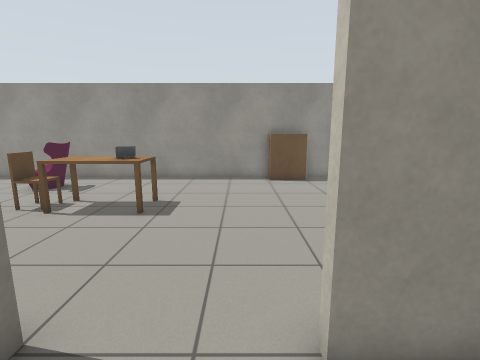
View 1 (above)

16 first-person views from a walk through a robot-simulator world made for Gazebo. The camera is 1.2 m above the floor, tilts 10° down and sees 85° across. The lines on the ground mark 1 m squares. The floor is counted in squares, 0.5 m on a side. Each view is taken from the middle of a square. On the plan, view 1 faces up. The plan holds only what a view shows up to about 17 squares ahead; the rest is blank. Simple shapes stand in for some stock models.

View 2
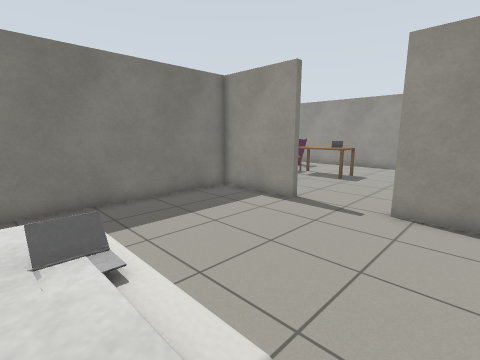

View 3
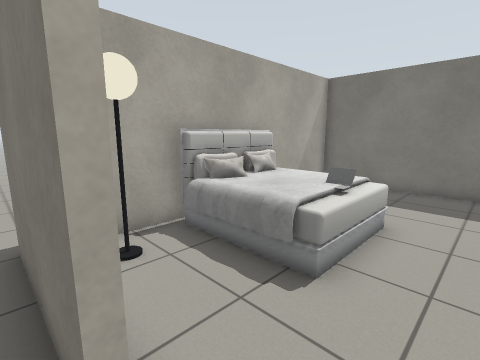

View 4
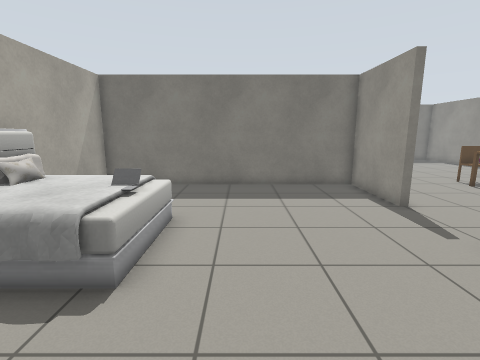

View 5
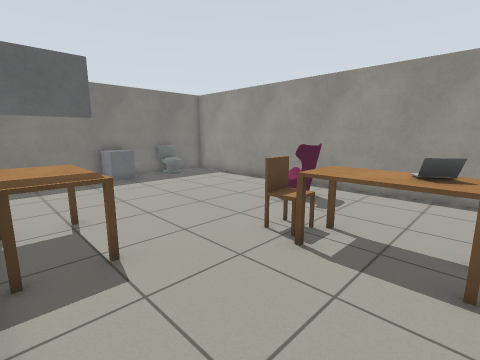

View 6
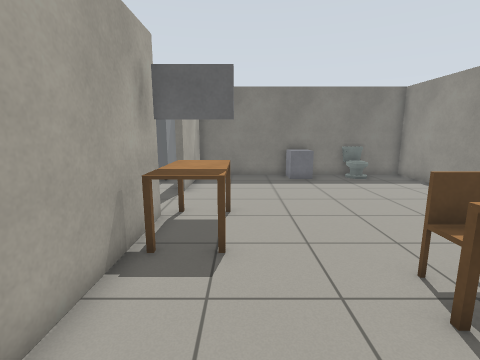

View 7
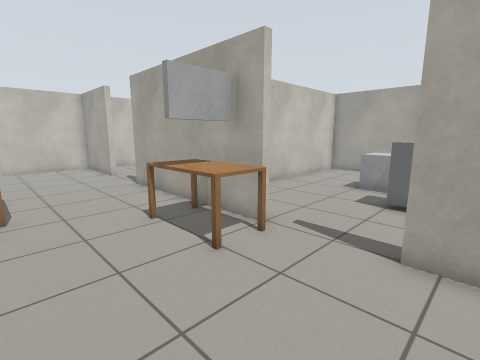

View 8
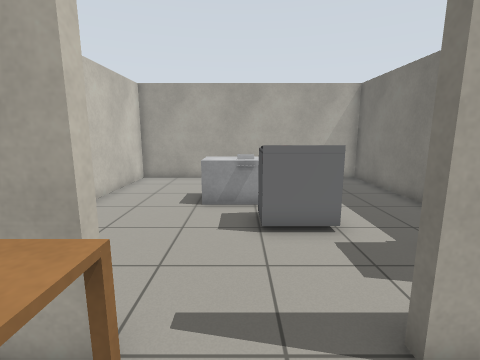

View 9
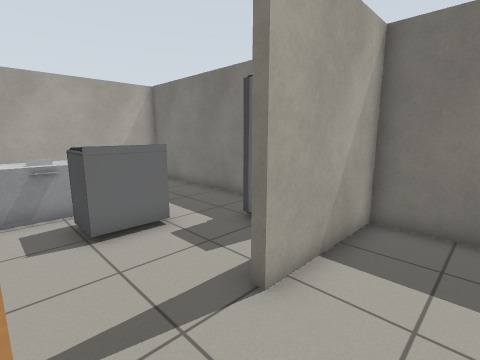

View 10
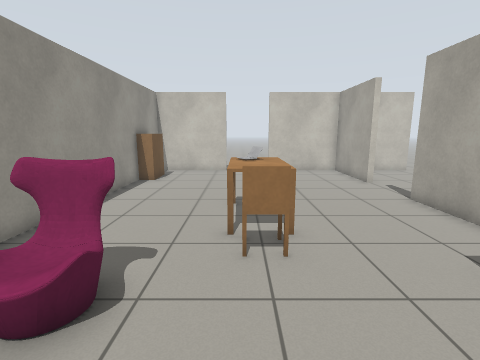

View 11
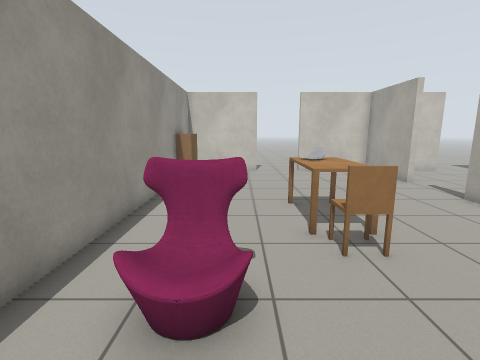

View 12
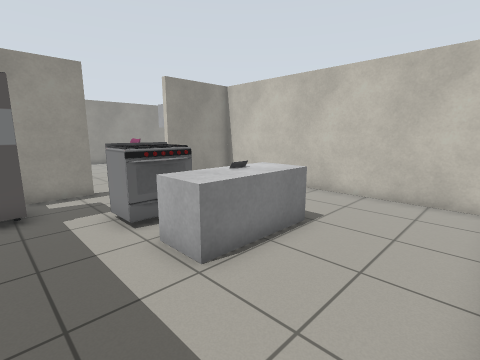

View 13
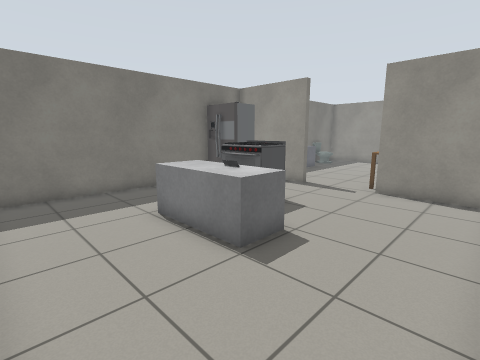

View 14
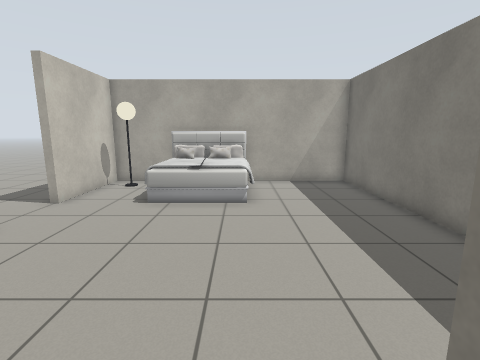

View 15
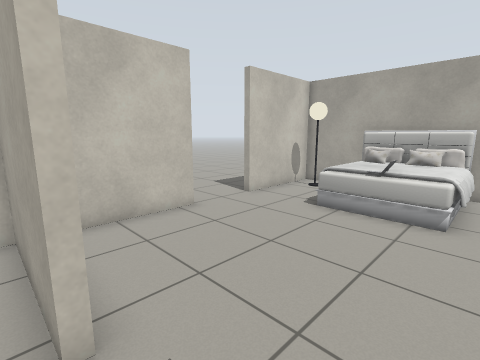

View 16
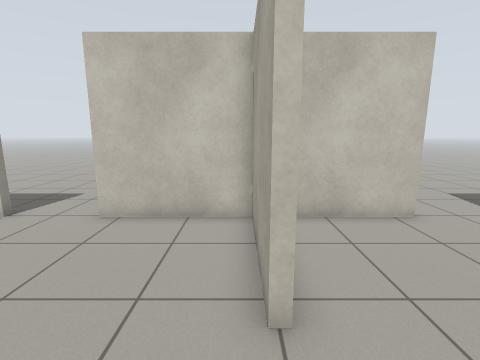

### Floor plan
Points are (right, up) in squares from view 1. A wall is a line through its corners. A room is listed if a view was taken in it or the views show most of it. See-through windows are left out.
Room 1 (views 1, 2)
walls: (5.3, -2.1) (5.3, 1.4); (2.6, -9.3) (5.3, -9.3) (5.3, -4.9); (-2.5, 2.4) (-6.4, 2.4) (-6.4, -9.3) (-1.6, -9.3); (2.9, 2.4) (0.9, 2.4)
ways out: opening at (6, -3.5) to room 2; opening at (-1, 2) to room 3
objects: bed (-1, -9) to (2, -5); lamp (4, -8)
Room 2 (views 3, 4)
walls: (5.3, -4.9) (5.6, -4.9) (5.6, -9.5)
ways out: opening at (6, -3.5) to room 1; opening at (6, 8.5) to room 3
Room 3 (views 5, 6, 7, 8, 9, 10, 11, 12, 13, 14, 15, 16)
walls: (-7.4, 2.6) (-2.5, 2.6) (-2.5, 2.4); (-18.3, 7.5) (-18.3, 2.6) (-13.9, 2.6) (-13.9, 2.4) (-17.1, 2.4); (0.9, 2.4) (0.9, 2.6) (5.3, 2.6) (5.3, 7.1); (-18.3, -0.5) (-18.3, -9.3) (-6.6, -9.3) (-6.6, 2.4) (-8.9, 2.4); (-18.3, 10.5) (-18.3, 9.4); (1.5, 14.3) (-18.3, 14.3) (-18.3, 12.4); (5.8, 9.9) (5.3, 9.9) (5.3, 14.3) (3.4, 14.3)
ways out: opening at (-1, 2) to room 1; opening at (6, 8.5) to room 2
objects: fridge (-18, 0) to (-17, 1); counter (-18, 8) to (-17, 9); toilet (-18, 11) to (-17, 12); grey box (-14, -5) to (-11, -4); stove (-14, -2) to (-13, -1); table (-11, 3) to (-8, 5); TV (-10, 4) to (-9, 4); sofa (-9, 11) to (-8, 12); chair (-7, 8) to (-6, 9); table (-5, 8) to (-5, 9); laptop (-4, 8) to (-4, 9); table (-3, 8) to (-3, 9); bookshelf (2, 14) to (3, 14)

Positions as (right, up) in squares from view 1, and headings:
1: (0, 0), facing up
2: (3, -6), facing up-left
3: (6, -3), facing down-left
4: (6, -3), facing left
5: (-3, 3), facing up-left
6: (-3, 5), facing left
7: (-15, 8), facing down-right
8: (-12, 5), facing down
9: (-11, 5), facing down-left
10: (-12, 9), facing right
11: (-12, 11), facing right
12: (-17, -9), facing up-right
13: (-7, -9), facing up-left
14: (-1, 4), facing down
15: (-2, 3), facing down-right
16: (-2, 3), facing right
